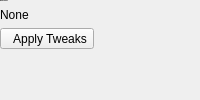
         <widget class="QWidget" name="applyPage">
          <layout class="QVBoxLayout" name="verticalLayout_6">
           <property name="leftMargin">
            <number>0</number>
           </property>
           <property name="topMargin">
            <number>0</number>
           </property>
           <property name="rightMargin">
            <number>0</number>
           </property>
           <property name="bottomMargin">
            <number>0</number>
           </property>
           <item>
            <widget class="QLabel" name="label_2">
             <property name="font">
              <font>
               <pointsize>-1</pointsize>
               <bold>true</bold>
              </font>
             </property>
             <property name="text">
              <string>Enabled Tweaks:</string>
             </property>
            </widget>
           </item>
           <item>
            <widget class="QLabel" name="enabledTweaksLbl">
             <property name="text">
              <string>None</string>
             </property>
            </widget>
           </item>
           <item>
            <widget class="QToolButton" name="applyTweaksBtn">
             <property name="text">
              <string>  Apply Tweaks</string>
             </property>
             <property name="icon">
              <iconset resource="resources.qrc">
               <normaloff>:/icon/check-circle.svg</normaloff>:/icon/check-circle.svg</iconset>
             </property>
             <property name="toolButtonStyle">
              <enum>Qt::ToolButtonTextBesideIcon</enum>
             </property>
            </widget>
           </item>
           <item>
            <spacer name="verticalSpacer_2">
             <property name="orientation">
              <enum>Qt::Vertical</enum>
             </property>
             <property name="sizeHint" stdset="0">
              <size>
               <width>20</width>
               <height>40</height>
              </size>
             </property>
            </spacer>
           </item>
          </layout>
         </widget>
